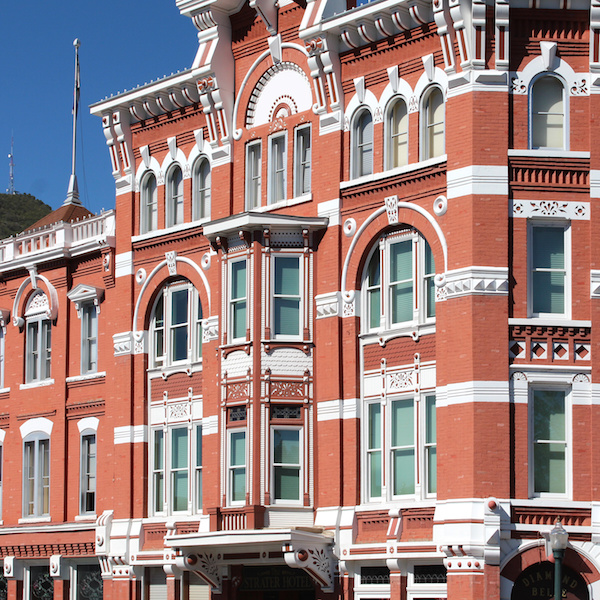
#> input picture IITD Assignments Megha 2024/13_derivative/Building.jpg, 600 x 600 px
$ python 'Derivative(13).py'
#> lines starting #> are read from the running program, lines starting #| are printed output that depends on the picture
#!/usr/bin/env python
# coding: utf-8

# In[14]:


import numpy as np
import cv2 as cv
import matplotlib.pyplot as plt

# input image
building_image=cv.imread('Building.jpg',cv.IMREAD_COLOR)
#> building_image is the input picture: shape (600, 600, 3); mean B, G, R 129.2, 131.1, 156.5
bi=cv.cvtColor(building_image, cv.COLOR_BGR2RGB)

# define kernels
derivative_fh=np.array([[1,-1]])
derivative_fv=np.array([[1],[-1]])

# apply filter
ci = cv.filter2D(bi, -1 ,derivative_fh)
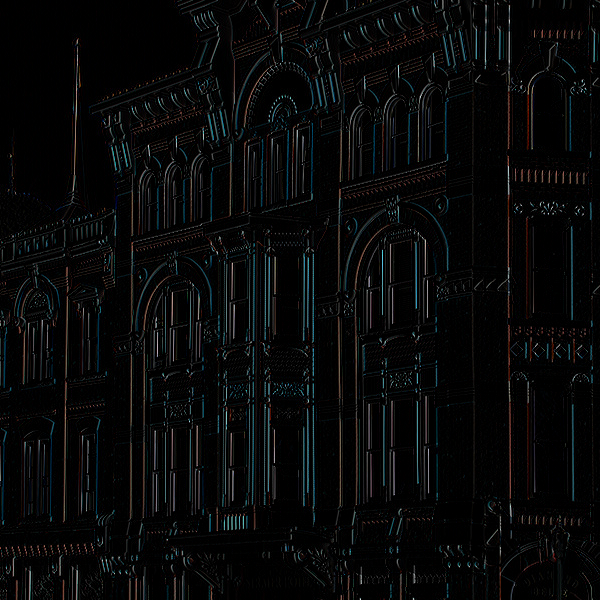
#> ci: shape (600, 600, 3); mean R, G, B 7.7, 8.4, 8.6
plt.axis('off')
plt.imshow(ci, cmap='gray')
plt.show()


# In[15]:


ci = cv.filter2D(bi, -1 ,derivative_fv)
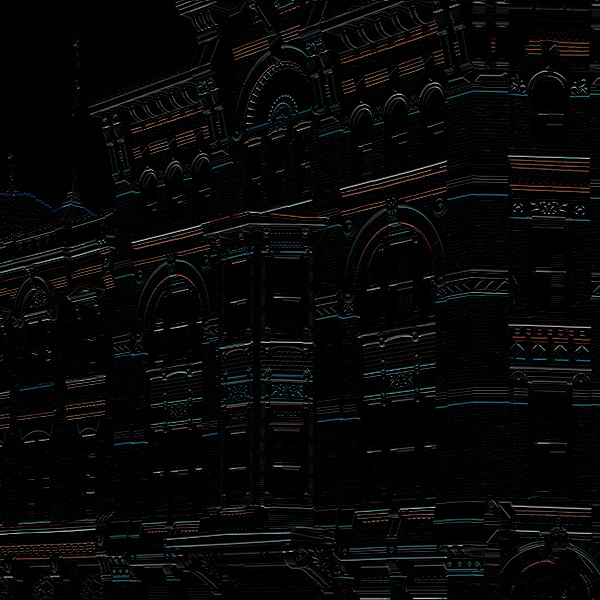
#> ci: shape (600, 600, 3); mean R, G, B 7.3, 7.6, 7.6
plt.axis('off')
plt.imshow(ci)
plt.show()


# In[ ]:
